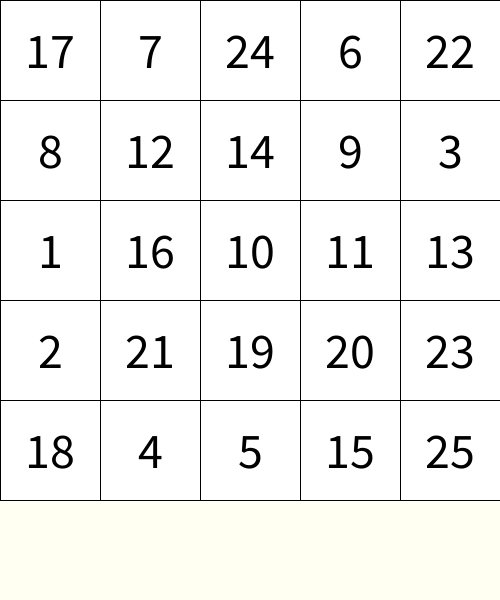
Frame 1 (no input)
Frame 60 (the mouse pressed at the canvas centre just before this capture): identical to frame 1, image omitted
Frame 120 (the mouse held since frame 60 and released just before this capture): identical to frame 1, image omitted

The Processing sketch that drew this single still picture (run headless with seeded random() and noise(); from frame 60 on, the mouse is pressed at the canvas centre):

// Processing sketch: week06_07_schulte_table07_millis
// ── week06_07_schulte_table07_millis.pde
//week06_07_schulte_table07_millis
int [] used = new int[26];
int [][] table = new int[5][5];
int i=0, j=0;
void setup() {
  size(500, 600);
  textSize(50);
  textAlign(CENTER, CENTER);
  for (int i=0; i<5; i++) {
    for (int j=0; j<5; j++) {
      int now = int(random(1, 26));
      while (used[now]==1)now=int(random(1, 26));
      table[i][j]=now;
      used[now]=1;
    }
  }
}
int [][] pressed = new int[5][5];
void draw() {
  background(#FFFFF2);
  for (int i=0; i<5; i++) {
    for (int j=0; j<5; j++) {
      if(pressed[i][j]==1)fill(128);
      else fill(255);
      rect(j*100, i*100, 100, 100);
      fill(0);text(""+table[i][j], 50+j*100, 50+i*100);
    }
  }
  if(now>1)text("You used "+millis()/1000,200,550);
}
int now=1;
void mousePressed() {
  int i = mouseY/100,j = mouseX/100;
  if(table[i][j]==now){
      pressed[i][j] = 1;
      now++;
  }
}
